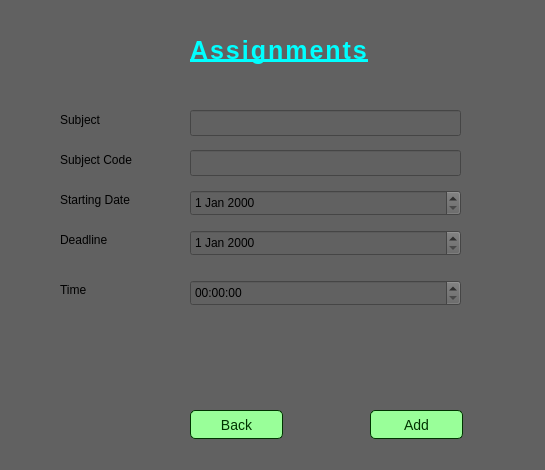
<?xml version="1.0" encoding="UTF-8"?>
<ui version="4.0">
 <class>assignment</class>
 <widget class="QMainWindow" name="assignment">
  <property name="geometry">
   <rect>
    <x>0</x>
    <y>0</y>
    <width>545</width>
    <height>470</height>
   </rect>
  </property>
  <property name="windowTitle">
   <string>AssignmentWindow</string>
  </property>
  <property name="styleSheet">
   <string notr="true">background-color: rgb(97, 97, 97);</string>
  </property>
  <widget class="QWidget" name="centralwidget">
   <widget class="QLabel" name="label">
    <property name="geometry">
     <rect>
      <x>190</x>
      <y>20</y>
      <width>191</width>
      <height>61</height>
     </rect>
    </property>
    <property name="styleSheet">
     <string notr="true">QLabel {
    color: #00ffff;             
	text-decoration: underline;
	font: 700 italic 9pt &quot;Arial&quot;;
    font-size: 25px;                
    font-weight: bold;        
    letter-spacing: 2px;          
    text-align: center;              
    background-color: transparent;    

}
</string>
    </property>
    <property name="text">
     <string>Assignments</string>
    </property>
   </widget>
   <widget class="QLabel" name="label_2">
    <property name="geometry">
     <rect>
      <x>60</x>
      <y>110</y>
      <width>111</width>
      <height>20</height>
     </rect>
    </property>
    <property name="styleSheet">
     <string notr="true">font: 700 10pt &quot;Arial&quot;;</string>
    </property>
    <property name="text">
     <string>Subject</string>
    </property>
   </widget>
   <widget class="QLabel" name="label_3">
    <property name="geometry">
     <rect>
      <x>60</x>
      <y>150</y>
      <width>111</width>
      <height>20</height>
     </rect>
    </property>
    <property name="styleSheet">
     <string notr="true">font: 700 10pt &quot;Arial&quot;;</string>
    </property>
    <property name="text">
     <string>Subject Code</string>
    </property>
   </widget>
   <widget class="QLabel" name="label_4">
    <property name="geometry">
     <rect>
      <x>60</x>
      <y>190</y>
      <width>111</width>
      <height>20</height>
     </rect>
    </property>
    <property name="styleSheet">
     <string notr="true">font: 700 10pt &quot;Arial&quot;;</string>
    </property>
    <property name="text">
     <string>Starting Date</string>
    </property>
   </widget>
   <widget class="QLabel" name="label_5">
    <property name="geometry">
     <rect>
      <x>60</x>
      <y>230</y>
      <width>111</width>
      <height>20</height>
     </rect>
    </property>
    <property name="styleSheet">
     <string notr="true">font: 700 10pt &quot;Arial&quot;;</string>
    </property>
    <property name="text">
     <string>Deadline</string>
    </property>
   </widget>
   <widget class="QDateEdit" name="startdateEdit">
    <property name="geometry">
     <rect>
      <x>190</x>
      <y>190</y>
      <width>271</width>
      <height>26</height>
     </rect>
    </property>
    <property name="styleSheet">
     <string notr="true">font: 700 10pt &quot;Arial&quot;;</string>
    </property>
   </widget>
   <widget class="QDateEdit" name="DeadlinedateEdit">
    <property name="geometry">
     <rect>
      <x>190</x>
      <y>230</y>
      <width>271</width>
      <height>26</height>
     </rect>
    </property>
    <property name="styleSheet">
     <string notr="true">font: 700 10pt &quot;Arial&quot;;</string>
    </property>
   </widget>
   <widget class="QLineEdit" name="subjectLineEdit">
    <property name="geometry">
     <rect>
      <x>190</x>
      <y>110</y>
      <width>271</width>
      <height>26</height>
     </rect>
    </property>
   </widget>
   <widget class="QLineEdit" name="subCodeLineEdit">
    <property name="geometry">
     <rect>
      <x>190</x>
      <y>150</y>
      <width>271</width>
      <height>26</height>
     </rect>
    </property>
   </widget>
   <widget class="QPushButton" name="assignmentBack">
    <property name="geometry">
     <rect>
      <x>190</x>
      <y>410</y>
      <width>93</width>
      <height>29</height>
     </rect>
    </property>
    <property name="styleSheet">
     <string notr="true">QPushButton {
	font: 700 italic 9pt &quot;Arial&quot;;
    background-color: #99ff99;
    border: 1px solid #003300;
    border-radius: 5px;
    padding: 5px;
    font-size: 14px;
    color: #003300;
}
QPushButton:hover {
    background-color: #66cc66;
}
</string>
    </property>
    <property name="text">
     <string>Back</string>
    </property>
   </widget>
   <widget class="QPushButton" name="AssignmentAdd">
    <property name="geometry">
     <rect>
      <x>370</x>
      <y>410</y>
      <width>93</width>
      <height>29</height>
     </rect>
    </property>
    <property name="styleSheet">
     <string notr="true">QPushButton {
	font: 700 italic 9pt &quot;Arial&quot;;
    background-color: #99ff99;
    border: 1px solid #003300;
    border-radius: 5px;
    padding: 5px;
    font-size: 14px;
    color: #003300;
}
QPushButton:hover {
    background-color: #66cc66;
}
</string>
    </property>
    <property name="text">
     <string>Add</string>
    </property>
   </widget>
   <widget class="QLabel" name="label_6">
    <property name="geometry">
     <rect>
      <x>60</x>
      <y>280</y>
      <width>111</width>
      <height>20</height>
     </rect>
    </property>
    <property name="styleSheet">
     <string notr="true">font: 700 10pt &quot;Arial&quot;;</string>
    </property>
    <property name="text">
     <string>Time</string>
    </property>
   </widget>
   <widget class="QTimeEdit" name="timeEdit">
    <property name="geometry">
     <rect>
      <x>190</x>
      <y>280</y>
      <width>271</width>
      <height>26</height>
     </rect>
    </property>
   </widget>
  </widget>
 </widget>
 <resources/>
 <connections/>
</ui>
